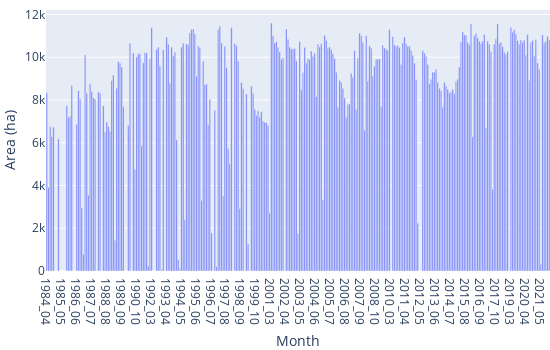

Notebook code cell kept with this figure:
### Code cell
Page()

### Figure 1 — Plotly figure (JSON) as saved in the notebook; plotly's stock layout.template omitted (floating-point values rounded to 4 significant figures; data arrays with more than 128 entries replaced by an {"elided": "..."} marker saying what was removed)
{"data": [{"alignmentgroup": "True", "hovertemplate": "Month=%{x}<br>Area (ha)=%{y}<extra></extra>", "legendgroup": "", "marker": {"color": "#636efa", "pattern": {"shape": ""}}, "name": "", "offsetgroup": "", "orientation": "v", "showlegend": false, "textposition": "auto", "type": "bar", "x": {"elided": "303 str values"}, "xaxis": "x", "y": {"elided": "303 float values"}, "yaxis": "y"}], "layout": {"barmode": "relative", "height": 350, "legend": {"tracegroupgap": 0}, "margin": {"b": 0, "l": 0, "r": 0, "t": 10}, "title": {"x": 0.5}, "width": 550, "xaxis": {"anchor": "y", "domain": [0, 1], "title": {"text": "Month"}}, "yaxis": {"anchor": "x", "domain": [0, 1], "title": {"text": "Area (ha)"}}}}
